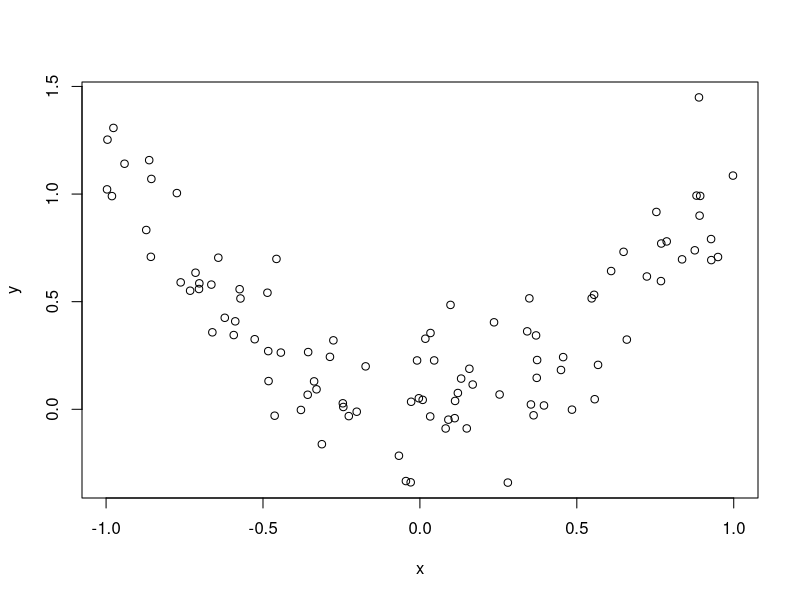
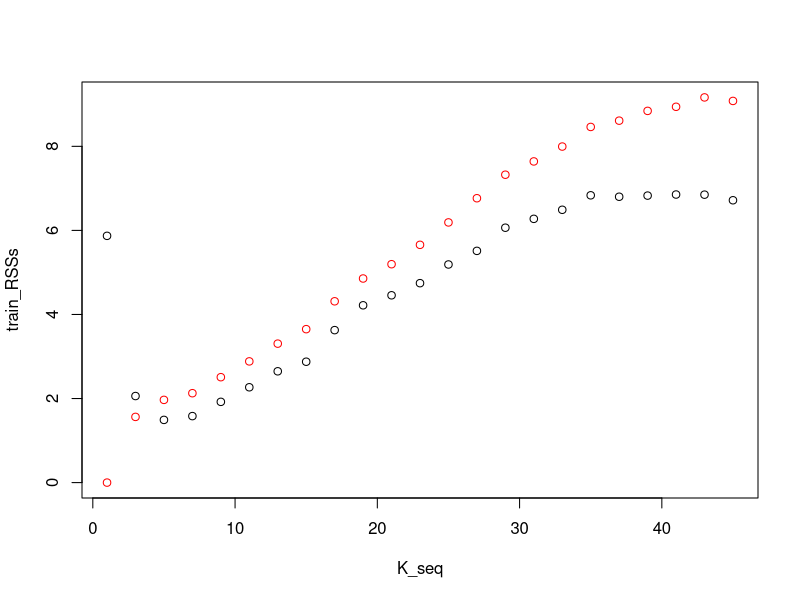
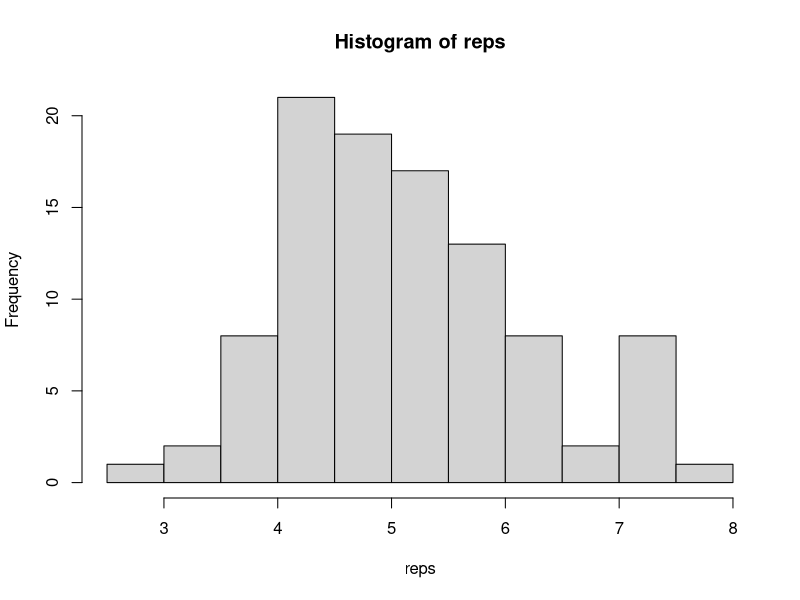

Source code (R) for these figures, in order:
# ---
# jupyter:
#   jupytext:
#     formats: ipynb,Rmd,R
#     text_representation:
#       extension: .R
#       format_name: light
#       format_version: '1.5'
#       jupytext_version: 1.9.1
#   kernelspec:
#     display_name: R
#     language: R
#     name: ir
# ---

# # Lab 6 - Evaluation

# ## lecture 6

    library('FNN')

x = array(sort(runif(100,-1,1)),c(100,1))
y = x^2 + rnorm(100,0,1/5)
plot(x,y)

# let's split the data into validation and training

train_ss = sample(nrow(x),floor(nrow(x)/2))
val_ss = setdiff(1:nrow(x),train_ss)

# +
trainx = x[train_ss,,drop=FALSE]
valx = x[val_ss,,drop=FALSE]
trainy = y[train_ss,,drop=FALSE]
valy = y[val_ss,,drop=FALSE]

evaluate = function(pred_x,pred_y,K=10){
    knn_mod = knn.reg(train=trainx,test=pred_x,y=trainy,k=K)
    RSS = sum((knn_mod$pred - pred_y)^2)
    return(RSS)
}
# -

K_seq = seq(1,46,2)

train_RSSs = sapply(K_seq,function(K)evaluate(trainx,trainy,K=K))
val_RSSs = sapply(K_seq,function(K)evaluate(valx,valy,K=K))

plot(K_seq,train_RSSs,col='red')
points(K_seq,val_RSSs)

K_hat = K_seq[which.min(val_RSSs)]
K_hat

min(val_RSSs)

testx = array(sort(runif(50,-1,1)),c(50,1))
testy = testx^2 + rnorm(50,0,1/5)
best_knn = knn.reg(train=trainx,test=testx,y=trainy,k=K_hat)
pred_y_ind = best_knn$pred
sum((pred_y_ind - testy)^2) #RSS

reps = replicate(100,{
    x_ind = array(sort(runif(50,-1,1)),c(100,1))
    y_ind = x_ind^2 + rnorm(50,0,1/5)
    best_knn = knn.reg(train=trainx,test=x_ind,y=trainy,k=K_hat)
pred_y_ind = best_knn$pred
    sum((pred_y_ind - y_ind)^2)
})
hist(reps)
